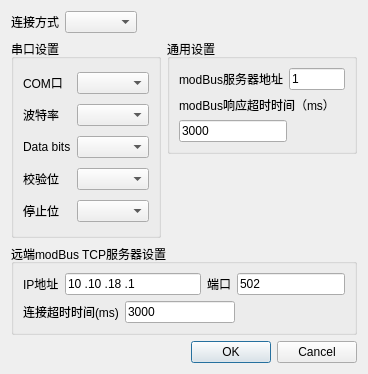
<?xml version="1.0" encoding="UTF-8"?>
<ui version="4.0">
 <class>hvConnSettings</class>
 <widget class="QDialog" name="hvConnSettings">
  <property name="geometry">
   <rect>
    <x>0</x>
    <y>0</y>
    <width>368</width>
    <height>374</height>
   </rect>
  </property>
  <property name="windowTitle">
   <string>Dialog</string>
  </property>
  <layout class="QVBoxLayout" name="verticalLayout_5">
   <item>
    <layout class="QHBoxLayout" name="horizontalLayout_5">
     <item>
      <widget class="QLabel" name="modBusConnTypeLbl">
       <property name="text">
        <string>连接方式</string>
       </property>
      </widget>
     </item>
     <item>
      <widget class="QComboBox" name="modBusConnTypeComboBox"/>
     </item>
     <item>
      <spacer name="horizontalSpacer_4">
       <property name="orientation">
        <enum>Qt::Horizontal</enum>
       </property>
       <property name="sizeHint" stdset="0">
        <size>
         <width>40</width>
         <height>20</height>
        </size>
       </property>
      </spacer>
     </item>
    </layout>
   </item>
   <item>
    <layout class="QHBoxLayout" name="horizontalLayout_8">
     <item>
      <widget class="QGroupBox" name="serialGroupBox">
       <property name="enabled">
        <bool>true</bool>
       </property>
       <property name="title">
        <string>串口设置</string>
       </property>
       <property name="checkable">
        <bool>false</bool>
       </property>
       <property name="checked">
        <bool>false</bool>
       </property>
       <layout class="QGridLayout" name="gridLayout">
        <item row="0" column="0">
         <widget class="QLabel" name="COMNumLbl">
          <property name="text">
           <string>COM口</string>
          </property>
         </widget>
        </item>
        <item row="0" column="1">
         <widget class="QComboBox" name="COMNumComBox">
          <property name="enabled">
           <bool>true</bool>
          </property>
         </widget>
        </item>
        <item row="1" column="0">
         <widget class="QLabel" name="COMBaudrateLbl">
          <property name="text">
           <string>波特率</string>
          </property>
         </widget>
        </item>
        <item row="1" column="1">
         <widget class="QComboBox" name="COMBaudrateComBox"/>
        </item>
        <item row="2" column="0">
         <widget class="QLabel" name="COMDataBitsLbl">
          <property name="text">
           <string>Data bits</string>
          </property>
         </widget>
        </item>
        <item row="2" column="1">
         <widget class="QComboBox" name="COMDataBitsComBox"/>
        </item>
        <item row="3" column="0">
         <widget class="QLabel" name="COMCheckBitLbl">
          <property name="text">
           <string>校验位</string>
          </property>
         </widget>
        </item>
        <item row="3" column="1">
         <widget class="QComboBox" name="COMCheckBitComBox"/>
        </item>
        <item row="4" column="0">
         <widget class="QLabel" name="COMStopBitLbl">
          <property name="text">
           <string>停止位</string>
          </property>
         </widget>
        </item>
        <item row="4" column="1">
         <widget class="QComboBox" name="COMStopBitComBox"/>
        </item>
       </layout>
      </widget>
     </item>
     <item>
      <layout class="QVBoxLayout" name="verticalLayout_4">
       <item>
        <widget class="QGroupBox" name="groupBox">
         <property name="title">
          <string>通用设置</string>
         </property>
         <layout class="QVBoxLayout" name="verticalLayout_3">
          <item>
           <layout class="QHBoxLayout" name="horizontalLayout_6">
            <item>
             <widget class="QLabel" name="modBusSrvrAddrLbl">
              <property name="text">
               <string>modBus服务器地址</string>
              </property>
             </widget>
            </item>
            <item>
             <widget class="QLineEdit" name="modBusSrvrAddrEdit">
              <property name="sizePolicy">
               <sizepolicy hsizetype="Preferred" vsizetype="Fixed">
                <horstretch>0</horstretch>
                <verstretch>0</verstretch>
               </sizepolicy>
              </property>
              <property name="maximumSize">
               <size>
                <width>16777215</width>
                <height>16777215</height>
               </size>
              </property>
              <property name="text">
               <string>1</string>
              </property>
             </widget>
            </item>
            <item>
             <spacer name="horizontalSpacer_3">
              <property name="orientation">
               <enum>Qt::Horizontal</enum>
              </property>
              <property name="sizeHint" stdset="0">
               <size>
                <width>40</width>
                <height>20</height>
               </size>
              </property>
             </spacer>
            </item>
           </layout>
          </item>
          <item>
           <layout class="QVBoxLayout" name="verticalLayout">
            <item>
             <widget class="QLabel" name="modBusRespTimeoutLbl">
              <property name="text">
               <string>modBus响应超时时间（ms）</string>
              </property>
             </widget>
            </item>
            <item>
             <layout class="QHBoxLayout" name="horizontalLayout_4">
              <item>
               <widget class="QLineEdit" name="modBusRespTimeoutEdit">
                <property name="sizePolicy">
                 <sizepolicy hsizetype="Preferred" vsizetype="Fixed">
                  <horstretch>0</horstretch>
                  <verstretch>0</verstretch>
                 </sizepolicy>
                </property>
                <property name="text">
                 <string>3000</string>
                </property>
               </widget>
              </item>
              <item>
               <spacer name="horizontalSpacer_2">
                <property name="orientation">
                 <enum>Qt::Horizontal</enum>
                </property>
                <property name="sizeHint" stdset="0">
                 <size>
                  <width>40</width>
                  <height>20</height>
                 </size>
                </property>
               </spacer>
              </item>
             </layout>
            </item>
           </layout>
          </item>
         </layout>
        </widget>
       </item>
       <item>
        <spacer name="verticalSpacer">
         <property name="orientation">
          <enum>Qt::Vertical</enum>
         </property>
         <property name="sizeHint" stdset="0">
          <size>
           <width>20</width>
           <height>40</height>
          </size>
         </property>
        </spacer>
       </item>
      </layout>
     </item>
    </layout>
   </item>
   <item>
    <widget class="QGroupBox" name="tcpipGroupBox">
     <property name="title">
      <string>远端modBus TCP服务器设置</string>
     </property>
     <layout class="QVBoxLayout" name="verticalLayout_2">
      <item>
       <layout class="QHBoxLayout" name="horizontalLayout_7">
        <item>
         <layout class="QHBoxLayout" name="horizontalLayout">
          <item>
           <widget class="QLabel" name="srvrIPLbl">
            <property name="text">
             <string>IP地址</string>
            </property>
           </widget>
          </item>
          <item>
           <widget class="QLineEdit" name="srvrIPEdit">
            <property name="sizePolicy">
             <sizepolicy hsizetype="MinimumExpanding" vsizetype="Fixed">
              <horstretch>0</horstretch>
              <verstretch>0</verstretch>
             </sizepolicy>
            </property>
            <property name="minimumSize">
             <size>
              <width>106</width>
              <height>0</height>
             </size>
            </property>
            <property name="inputMask">
             <string>000.000.000.000</string>
            </property>
            <property name="text">
             <string>10.10.18.1</string>
            </property>
           </widget>
          </item>
         </layout>
        </item>
        <item>
         <layout class="QHBoxLayout" name="horizontalLayout_2">
          <item>
           <widget class="QLabel" name="srvrPortLbl">
            <property name="text">
             <string>端口</string>
            </property>
           </widget>
          </item>
          <item>
           <widget class="QLineEdit" name="srvrPortEdit">
            <property name="sizePolicy">
             <sizepolicy hsizetype="Preferred" vsizetype="Fixed">
              <horstretch>0</horstretch>
              <verstretch>0</verstretch>
             </sizepolicy>
            </property>
            <property name="minimumSize">
             <size>
              <width>64</width>
              <height>0</height>
             </size>
            </property>
            <property name="text">
             <string>502</string>
            </property>
           </widget>
          </item>
         </layout>
        </item>
       </layout>
      </item>
      <item>
       <layout class="QHBoxLayout" name="horizontalLayout_3">
        <item>
         <widget class="QLabel" name="connSrvrTimeoutLbl">
          <property name="text">
           <string>连接超时时间(ms)</string>
          </property>
         </widget>
        </item>
        <item>
         <widget class="QLineEdit" name="connSrvrTimeoutEdit">
          <property name="text">
           <string>3000</string>
          </property>
         </widget>
        </item>
        <item>
         <spacer name="horizontalSpacer">
          <property name="orientation">
           <enum>Qt::Horizontal</enum>
          </property>
          <property name="sizeHint" stdset="0">
           <size>
            <width>40</width>
            <height>20</height>
           </size>
          </property>
         </spacer>
        </item>
       </layout>
      </item>
     </layout>
    </widget>
   </item>
   <item>
    <widget class="QDialogButtonBox" name="buttonBox">
     <property name="orientation">
      <enum>Qt::Horizontal</enum>
     </property>
     <property name="standardButtons">
      <set>QDialogButtonBox::Cancel|QDialogButtonBox::Ok</set>
     </property>
    </widget>
   </item>
  </layout>
 </widget>
 <resources/>
 <connections>
  <connection>
   <sender>buttonBox</sender>
   <signal>accepted()</signal>
   <receiver>hvConnSettings</receiver>
   <slot>accept()</slot>
   <hints>
    <hint type="sourcelabel">
     <x>248</x>
     <y>254</y>
    </hint>
    <hint type="destinationlabel">
     <x>157</x>
     <y>274</y>
    </hint>
   </hints>
  </connection>
  <connection>
   <sender>buttonBox</sender>
   <signal>rejected()</signal>
   <receiver>hvConnSettings</receiver>
   <slot>reject()</slot>
   <hints>
    <hint type="sourcelabel">
     <x>316</x>
     <y>260</y>
    </hint>
    <hint type="destinationlabel">
     <x>286</x>
     <y>274</y>
    </hint>
   </hints>
  </connection>
 </connections>
</ui>
